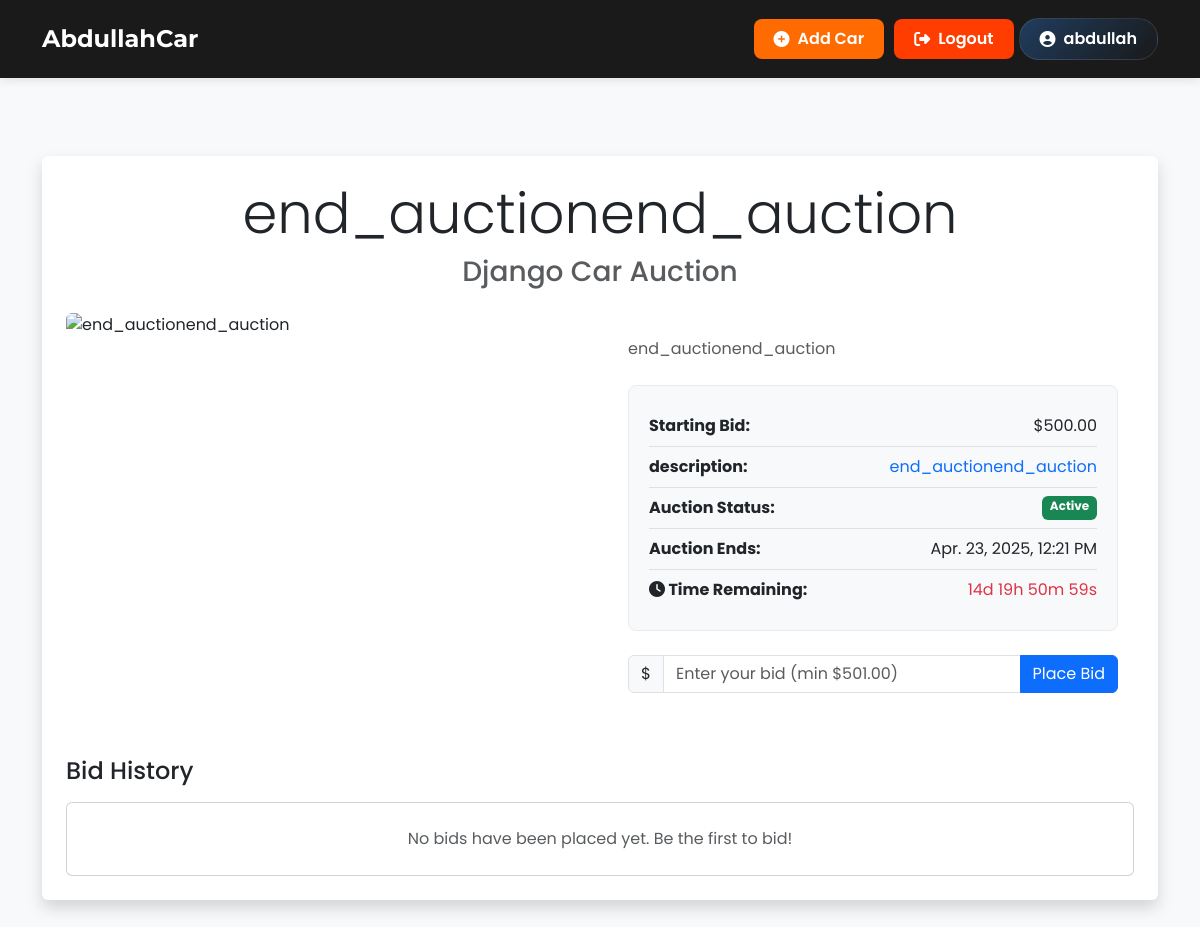
Page /ShowDetalis/4/ (signed in) on the committed database.
### Carswork/models.py (models this page shows, shortened)
class Car(models.Model):
    title = models.CharField(max_length=100)
    description = models.TextField()
    image = CloudinaryField('image')
    started_bid = models.DecimalField(max_digits=10, decimal_places=2)
    current_bid = models.DecimalField(max_digits=10, decimal_places=2, default=0)
    end_auction = models.DateTimeField()
    owner = models.ForeignKey(User, on_delete=models.CASCADE)
    winner = models.ForeignKey(User, on_delete=models.SET_NULL, blank=True, null=True, related_name='won_auctions')
    is_auction_active = models.BooleanField(default=True)

### Carswork/views.py (the view, shortened to what this page needs)
# urls.py: path("ShowDetalis/<int:id>/",views.ShowDetalis,name="ShowDetalis"),
@login_required
def ShowDetalis(request, id):
    car = get_object_or_404(Car, id=id)
    bids = car.bids.all().order_by('-amount')
    if now() > car.end_auction:
        car.is_auction_active = False
        if bids.exists():
            car.winner = bids.first().bidder
        car.save()
    context = {
        "car": car,
        "bids": bids,
        "is_auction_active": car.is_auction_active,
        "winner": car.winner  # Make sure to pass the winner to template
    }
    return render(request, "ShowDeatils.html", context)

### templates/ShowDeatils.html (shortened to what this page needs)
{% extends "base.html" %}
{% block "Content" %}
<div class="container py-5">
  <div class="auction-container bg-white rounded shadow p-4">
    <div class="text-center mb-4">
      <h1 class="display-4">{{ car.title }}</h1>
      <h3 class="text-muted">Django Car Auction</h3>
    </div>
    <div class="row g-4">
      <div class="col-lg-6">
        <div class="card h-100 border-0">
          <img src="{{ car.image.url }}" alt="{{ car.title }}" class="card-img-top img-fluid rounded" style="max-height: 400px; object-fit: cover;">
        </div>
      </div>
      <div class="col-lg-6">
        <div class="card h-100 border-0">
          <div class="card-body">
            <p class="card-text text-muted">{{ car.description }}</p>
            <div class="bid-info mt-4">
              <div class="d-flex justify-content-between py-2 border-bottom">
                <span class="fw-bold">Starting Bid:</span>
                <span>${{ car.started_bid|floatformat:2 }}</span>
              </div>
              <div class="d-flex justify-content-between py-2 border-bottom">
                <span class="fw-bold">description:</span>
                <span class="text-primary">{{ car.description }}</span>
              </div>
              <div class="d-flex justify-content-between py-2 border-bottom">
                <span class="fw-bold">Auction Status:</span>
                <span class="badge bg-{% if car.is_auction_active %}success{% else %}danger{% endif %}">
                  {% if car.is_auction_active %}Active{% else %}Ended{% endif %}
                </span>
              </div>
              <div class="d-flex justify-content-between py-2 border-bottom">
                <span class="fw-bold">Auction Ends:</span>
                <span>{{ car.end_auction|date:"M. d, Y, h:i A" }}</span>
              </div>
              <div class="d-flex justify-content-between py-2">
                <span class="fw-bold"><i class="fas fa-clock"></i> Time Remaining:</span>
                <span id="countdown-timer" class="text-danger"></span>
              </div>
            </div>
            {% if car.is_auction_active %}
            <div class="mt-4">
              <form method="post" action="{% url 'ShowDetalis' car.id %}">
                <div class="input-group">
                  <span class="input-group-text">$</span>
                  <input
                    type="number"
                    class="form-control"
                    name="amount"
                    min="{{ car.current_bid|add:1 }}"
                    step="0.01"
                    placeholder="Enter your bid (min ${{ car.current_bid|add:1|floatformat:2 }})"
                    required
                  />
                  <button class="btn btn-primary" type="submit">
                    Place Bid
                  </button>
                </div>
              </form>
            </div>
            {% else %}
            <div class="alert alert-info mt-3">
              This auction has ended. No more bids can be placed.
            </div>
            {% endif %}
          </div>
        </div>
      </div>
    </div>
    <div class="mt-5">
      <h4 class="mb-3">Bid History</h4>
      <div class="card">
        <div class="card-body p-0">
          {% if bids %}
            <div class="table-responsive">
              <table class="table table-hover mb-0">
                <thead class="table-light">
                  <tr>
                    <th>Bidder</th>
                    <th>Amount</th>
                    <th>Time</th>
                  </tr>
                </thead>
                <tbody>
                  {% for bid in bids %}
                    <tr>
                      <td>{{ bid.bidder.username }}</td>
                      <td class="text-success">${{ bid.amount|floatformat:2 }}</td>
                      <td>{{ bid.timestamp|date:"M d, Y h:i A" }}</td>
                    </tr>
                  {% endfor %}
                </tbody>
              </table>
            </div>
          {% else %}
            <div class="p-4 text-center text-muted">
              No bids have been placed yet. Be the first to bid!
            </div>
          {% endif %}
        </div>
      </div>
    </div>
  </div>
</div>
{% endblock %}

### templates/Base.html (shortened to what this page needs)
<!DOCTYPE html>
<html lang="en">
<head>
    <link href="https://cdn.jsdelivr.net/npm/bootstrap@5.3.0/dist/css/bootstrap.min.css" rel="stylesheet">
    <link rel="stylesheet" href="https://cdnjs.cloudflare.com/ajax/libs/font-awesome/6.4.0/css/all.min.css">
</head>
<body>
    <nav class="navbar navbar-expand-lg p-3 navbar-dark">
        <div class="container">
            <a class="navbar-brand" href="/">
                AbdullahCar
            </a>
            <div class="collapse navbar-collapse" id="navbarNav">
                <ul class="navbar-nav ms-auto align-items-lg-center">
                    <li class="nav-item">
                        <a class="nav-btn btn-add-car" href="{% url 'Addcar' %}">
                            <i class="fas fa-plus-circle nav-icon"></i>Add Car
                        </a>
                    </li>
                    {% if  user.is_authenticated %}
                    <li  class="nav-item">
                        <a class="nav-btn btn-logout" href="{% url 'Logout' %}" >
                            <i class="fas fa-sign-out-alt nav-icon"></i>Logout
                        </a>
                    </li>
                    <li class="nav-item">
                        <span class="username-display">
                            <i class="fas fa-user-circle nav-icon"></i>{{user.username}}
                        </span>
                    </li>
                    {% endif %}
                </ul>
            </div>
        </div>
    </nav>
    {% block "Content" %}
    {% endblock %}
</body>
</html>

### templates/Base.html (style rules this page uses)
body { font-family: 'Poppins', sans-serif; padding-top: 20px; background-color: #f8f9fa; margin:0px; padding:0px; }
.navbar { background-color: #1a1a1a !important; padding: 15px 0; margin-bottom: 30px; box-shadow: 0 2px 10px rgba(0,0,0,0.1); }
.navbar-brand { font-family: 'Montserrat', sans-serif; font-weight: 700; font-size: 24px; color: #ffffff !important; display: flex; align-items: center; }
.nav-btn { border: none; border-radius: 8px; padding: 8px 20px; font-weight: 600; transition: all 0.3s ease; margin: 0 5px; display: inline-flex; align-items: center; text-decoration: none !important; }
.btn-add-car { background-color: #ff6b00; color: white; }
.btn-logout { background-color: #ff3d00; color: white; }
.username-display { color: #ffffff; font-weight: 600; background: linear-gradient(135deg, rgba(46,142,255,0.3) 0%, rgba(0,0,0,0) 100%); border-radius: 20px; padding: 8px 20px; display: inline-flex; align-items: center; border: 1px solid rgba(255,255,255,0.1); }
.nav-icon { margin-right: 8px; }

### templates/ShowDeatils.html (style rules this page uses)
.auction-container { max-width: 1200px; margin: 0 auto; }
.bid-info { background-color: #f8f9fa; border-radius: 8px; padding: 20px; margin-bottom: 20px; border: 1px solid #e9ecef; }

### rows in the picture
Car: title "end_auctionend_auction", description "end_auctionend_auction", started_bid "500.00", end_auction "Apr. 23, 2025, 12:21 PM", amount "Enter your bid (min $501.00)"

### other values in the picture
{{ user.username }} "abdullah"
